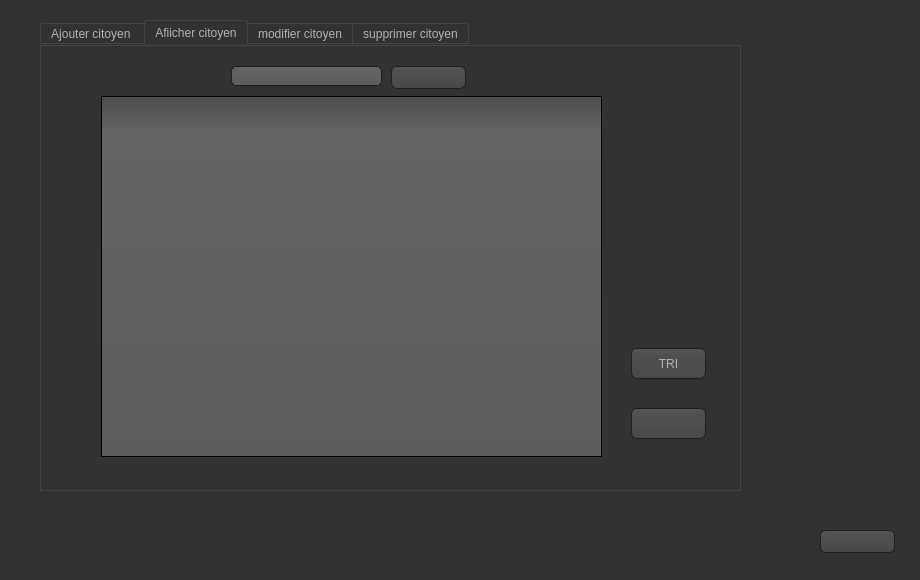
<?xml version="1.0" encoding="UTF-8"?>
<ui version="4.0">
 <class>Crud_citoyen</class>
 <widget class="QDialog" name="Crud_citoyen">
  <property name="geometry">
   <rect>
    <x>0</x>
    <y>0</y>
    <width>920</width>
    <height>580</height>
   </rect>
  </property>
  <property name="windowTitle">
   <string>Dialog</string>
  </property>
  <property name="styleSheet">
   <string notr="true">

QWidget
{
    color: #b1b1b1;
    background-color: #323232;
}

QWidget:item:hover
{
    background-color: QLinearGradient( x1: 0, y1: 0, x2: 0, y2: 1, stop: 0 #ffa02f, stop: 1 #ca0619);
    color: #000000;
}

QWidget:item:selected
{
    background-color: QLinearGradient( x1: 0, y1: 0, x2: 0, y2: 1, stop: 0 #ffa02f, stop: 1 #d7801a);
}

QMenuBar::item
{
    background: transparent;
}

QMenuBar::item:selected
{
    background: transparent;
    border: 1px solid #ffaa00;
}

QMenuBar::item:pressed
{
    background: #444;
    border: 1px solid #000;
    background-color: QLinearGradient(
        x1:0, y1:0,
        x2:0, y2:1,
        stop:1 #212121,
        stop:0.4 #343434/*,
        stop:0.2 #343434,
        stop:0.1 #ffaa00*/
    );
    margin-bottom:-1px;
    padding-bottom:1px;
}

QMenu
{
    border: 1px solid #000;
}

QMenu::item
{
    padding: 2px 20px 2px 20px;
}

QMenu::item:selected
{
    color: #000000;
}

QWidget:disabled
{
    color: #404040;
    background-color: #323232;
}

QAbstractItemView
{
    background-color: QLinearGradient( x1: 0, y1: 0, x2: 0, y2: 1, stop: 0 #4d4d4d, stop: 0.1 #646464, stop: 1 #5d5d5d);
}

QWidget:focus
{
    /*border: 2px solid QLinearGradient( x1: 0, y1: 0, x2: 0, y2: 1, stop: 0 #ffa02f, stop: 1 #d7801a);*/
}

QLineEdit
{
    background-color: QLinearGradient( x1: 0, y1: 0, x2: 0, y2: 1, stop: 0 #4d4d4d, stop: 0 #646464, stop: 1 #5d5d5d);
    padding: 1px;
    border-style: solid;
    border: 1px solid #1e1e1e;
    border-radius: 5;
}

QPushButton
{
    color: #b1b1b1;
    background-color: QLinearGradient( x1: 0, y1: 0, x2: 0, y2: 1, stop: 0 #565656, stop: 0.1 #525252, stop: 0.5 #4e4e4e, stop: 0.9 #4a4a4a, stop: 1 #464646);
    border-width: 1px;
    border-color: #1e1e1e;
    border-style: solid;
    border-radius: 6;
    padding: 3px;
    font-size: 12px;
    padding-left: 5px;
    padding-right: 5px;
}

QPushButton:pressed
{
    background-color: QLinearGradient( x1: 0, y1: 0, x2: 0, y2: 1, stop: 0 #2d2d2d, stop: 0.1 #2b2b2b, stop: 0.5 #292929, stop: 0.9 #282828, stop: 1 #252525);
}

QComboBox
{
    selection-background-color: #ffaa00;
    background-color: QLinearGradient( x1: 0, y1: 0, x2: 0, y2: 1, stop: 0 #565656, stop: 0.1 #525252, stop: 0.5 #4e4e4e, stop: 0.9 #4a4a4a, stop: 1 #464646);
    border-style: solid;
    border: 1px solid #1e1e1e;
    border-radius: 5;
}

QComboBox:hover,QPushButton:hover
{
    border: 2px solid QLinearGradient( x1: 0, y1: 0, x2: 0, y2: 1, stop: 0 #ffa02f, stop: 1 #d7801a);
}


QComboBox:on
{
    padding-top: 3px;
    padding-left: 4px;
    background-color: QLinearGradient( x1: 0, y1: 0, x2: 0, y2: 1, stop: 0 #2d2d2d, stop: 0.1 #2b2b2b, stop: 0.5 #292929, stop: 0.9 #282828, stop: 1 #252525);
    selection-background-color: #ffaa00;
}

QComboBox QAbstractItemView
{
    border: 2px solid darkgray;
    selection-background-color: QLinearGradient( x1: 0, y1: 0, x2: 0, y2: 1, stop: 0 #ffa02f, stop: 1 #d7801a);
}

QComboBox::drop-down
{
     subcontrol-origin: padding;
     subcontrol-position: top right;
     width: 15px;

     border-left-width: 0px;
     border-left-color: darkgray;
     border-left-style: solid; /* just a single line */
     border-top-right-radius: 3px; /* same radius as the QComboBox */
     border-bottom-right-radius: 3px;
 }

QComboBox::down-arrow
{
     image: url(:/down_arrow.png);
}

QGroupBox:focus
{
border: 2px solid QLinearGradient( x1: 0, y1: 0, x2: 0, y2: 1, stop: 0 #ffa02f, stop: 1 #d7801a);
}

QTextEdit:focus
{
    border: 2px solid QLinearGradient( x1: 0, y1: 0, x2: 0, y2: 1, stop: 0 #ffa02f, stop: 1 #d7801a);
}

QScrollBar:horizontal {
     border: 1px solid #222222;
     background: QLinearGradient( x1: 0, y1: 0, x2: 0, y2: 1, stop: 0.0 #121212, stop: 0.2 #282828, stop: 1 #484848);
     height: 7px;
     margin: 0px 16px 0 16px;
}

QScrollBar::handle:horizontal
{
      background: QLinearGradient( x1: 0, y1: 0, x2: 1, y2: 0, stop: 0 #ffa02f, stop: 0.5 #d7801a, stop: 1 #ffa02f);
      min-height: 20px;
      border-radius: 2px;
}

QScrollBar::add-line:horizontal {
      border: 1px solid #1b1b19;
      border-radius: 2px;
      background: QLinearGradient( x1: 0, y1: 0, x2: 1, y2: 0, stop: 0 #ffa02f, stop: 1 #d7801a);
      width: 14px;
      subcontrol-position: right;
      subcontrol-origin: margin;
}

QScrollBar::sub-line:horizontal {
      border: 1px solid #1b1b19;
      border-radius: 2px;
      background: QLinearGradient( x1: 0, y1: 0, x2: 1, y2: 0, stop: 0 #ffa02f, stop: 1 #d7801a);
      width: 14px;
     subcontrol-position: left;
     subcontrol-origin: margin;
}

QScrollBar::right-arrow:horizontal, QScrollBar::left-arrow:horizontal
{
      border: 1px solid black;
      width: 1px;
      height: 1px;
      background: white;
}

QScrollBar::add-page:horizontal, QScrollBar::sub-page:horizontal
{
      background: none;
}

QScrollBar:vertical
{
      background: QLinearGradient( x1: 0, y1: 0, x2: 1, y2: 0, stop: 0.0 #121212, stop: 0.2 #282828, stop: 1 #484848);
      width: 7px;
      margin: 16px 0 16px 0;
      border: 1px solid #222222;
}

QScrollBar::handle:vertical
{
      background: QLinearGradient( x1: 0, y1: 0, x2: 0, y2: 1, stop: 0 #ffa02f, stop: 0.5 #d7801a, stop: 1 #ffa02f);
      min-height: 20px;
      border-radius: 2px;
}

QScrollBar::add-line:vertical
{
      border: 1px solid #1b1b19;
      border-radius: 2px;
      background: QLinearGradient( x1: 0, y1: 0, x2: 0, y2: 1, stop: 0 #ffa02f, stop: 1 #d7801a);
      height: 14px;
      subcontrol-position: bottom;
      subcontrol-origin: margin;
}

QScrollBar::sub-line:vertical
{
      border: 1px solid #1b1b19;
      border-radius: 2px;
      background: QLinearGradient( x1: 0, y1: 0, x2: 0, y2: 1, stop: 0 #d7801a, stop: 1 #ffa02f);
      height: 14px;
      subcontrol-position: top;
      subcontrol-origin: margin;
}

QScrollBar::up-arrow:vertical, QScrollBar::down-arrow:vertical
{
      border: 1px solid black;
      width: 1px;
      height: 1px;
      background: white;
}


QScrollBar::add-page:vertical, QScrollBar::sub-page:vertical
{
      background: none;
}

QTextEdit
{
    background-color: #242424;
}

QPlainTextEdit
{
    background-color: #242424;
}

QHeaderView::section
{
    background-color: QLinearGradient(x1:0, y1:0, x2:0, y2:1, stop:0 #616161, stop: 0.5 #505050, stop: 0.6 #434343, stop:1 #656565);
    color: white;
    padding-left: 4px;
    border: 1px solid #6c6c6c;
}

QCheckBox:disabled
{
color: #414141;
}

QDockWidget::title
{
    text-align: center;
    spacing: 3px; /* spacing between items in the tool bar */
    background-color: QLinearGradient(x1:0, y1:0, x2:0, y2:1, stop:0 #323232, stop: 0.5 #242424, stop:1 #323232);
}

QDockWidget::close-button, QDockWidget::float-button
{
    text-align: center;
    spacing: 1px; /* spacing between items in the tool bar */
    background-color: QLinearGradient(x1:0, y1:0, x2:0, y2:1, stop:0 #323232, stop: 0.5 #242424, stop:1 #323232);
}

QDockWidget::close-button:hover, QDockWidget::float-button:hover
{
    background: #242424;
}

QDockWidget::close-button:pressed, QDockWidget::float-button:pressed
{
    padding: 1px -1px -1px 1px;
}

QMainWindow::separator
{
    background-color: QLinearGradient(x1:0, y1:0, x2:0, y2:1, stop:0 #161616, stop: 0.5 #151515, stop: 0.6 #212121, stop:1 #343434);
    color: white;
    padding-left: 4px;
    border: 1px solid #4c4c4c;
    spacing: 3px; /* spacing between items in the tool bar */
}

QMainWindow::separator:hover
{

    background-color: QLinearGradient(x1:0, y1:0, x2:0, y2:1, stop:0 #d7801a, stop:0.5 #b56c17 stop:1 #ffa02f);
    color: white;
    padding-left: 4px;
    border: 1px solid #6c6c6c;
    spacing: 3px; /* spacing between items in the tool bar */
}

QToolBar::handle
{
     spacing: 3px; /* spacing between items in the tool bar */
     background: url(:/images/handle.png);
}

QMenu::separator
{
    height: 2px;
    background-color: QLinearGradient(x1:0, y1:0, x2:0, y2:1, stop:0 #161616, stop: 0.5 #151515, stop: 0.6 #212121, stop:1 #343434);
    color: white;
    padding-left: 4px;
    margin-left: 10px;
    margin-right: 5px;
}

QProgressBar
{
    border: 2px solid grey;
    border-radius: 5px;
    text-align: center;
}

QProgressBar::chunk
{
    background-color: #d7801a;
    width: 2.15px;
    margin: 0.5px;
}

QTabBar::tab {
    color: #b1b1b1;
    border: 1px solid #444;
    border-bottom-style: none;
    background-color: #323232;
    padding-left: 10px;
    padding-right: 10px;
    padding-top: 3px;
    padding-bottom: 2px;
    margin-right: -1px;
}

QTabWidget::pane {
    border: 1px solid #444;
    top: 1px;
}

QTabBar::tab:last
{
    margin-right: 0; /* the last selected tab has nothing to overlap with on the right */
    border-top-right-radius: 3px;
}

QTabBar::tab:first:!selected
{
 margin-left: 0px; /* the last selected tab has nothing to overlap with on the right */


    border-top-left-radius: 3px;
}

QTabBar::tab:!selected
{
    color: #b1b1b1;
    border-bottom-style: solid;
    margin-top: 3px;
    background-color: QLinearGradient(x1:0, y1:0, x2:0, y2:1, stop:1 #212121, stop:.4 #343434);
}

QTabBar::tab:selected
{
    border-top-left-radius: 3px;
    border-top-right-radius: 3px;
    margin-bottom: 0px;
}

QTabBar::tab:!selected:hover
{
    /*border-top: 2px solid #ffaa00;
    padding-bottom: 3px;*/
    border-top-left-radius: 3px;
    border-top-right-radius: 3px;
    background-color: QLinearGradient(x1:0, y1:0, x2:0, y2:1, stop:1 #212121, stop:0.4 #343434, stop:0.2 #343434, stop:0.1 #ffaa00);
}

QRadioButton::indicator:checked, QRadioButton::indicator:unchecked{
    color: #b1b1b1;
    background-color: #323232;
    border: 1px solid #b1b1b1;
    border-radius: 6px;
}

QRadioButton::indicator:checked
{
    background-color: qradialgradient(
        cx: 0.5, cy: 0.5,
        fx: 0.5, fy: 0.5,
        radius: 1.0,
        stop: 0.25 #ffaa00,
        stop: 0.3 #323232
    );
}

QCheckBox::indicator{
    color: #b1b1b1;
    background-color: #323232;
    border: 1px solid #b1b1b1;
    width: 9px;
    height: 9px;
}

QRadioButton::indicator
{
    border-radius: 6px;
}

QRadioButton::indicator:hover, QCheckBox::indicator:hover
{
    border: 1px solid #ffaa00;
}

QCheckBox::indicator:checked
{
    image:url(:/images/checkbox.png);
}

QCheckBox::indicator:disabled, QRadioButton::indicator:disabled
{
    border: 1px solid #444;
}
</string>
  </property>
  <widget class="QTabWidget" name="tabWidget">
   <property name="geometry">
    <rect>
     <x>40</x>
     <y>20</y>
     <width>701</width>
     <height>471</height>
    </rect>
   </property>
   <property name="currentIndex">
    <number>1</number>
   </property>
   <widget class="QWidget" name="tab">
    <attribute name="title">
     <string>Ajouter citoyen </string>
    </attribute>
    <widget class="QGroupBox" name="groupBox">
     <property name="geometry">
      <rect>
       <x>50</x>
       <y>60</y>
       <width>501</width>
       <height>361</height>
      </rect>
     </property>
     <property name="title">
      <string>Ajout</string>
     </property>
     <widget class="QLabel" name="label">
      <property name="geometry">
       <rect>
        <x>70</x>
        <y>62</y>
        <width>81</width>
        <height>41</height>
       </rect>
      </property>
      <property name="text">
       <string>numero</string>
      </property>
     </widget>
     <widget class="QLabel" name="label_2">
      <property name="geometry">
       <rect>
        <x>70</x>
        <y>162</y>
        <width>81</width>
        <height>41</height>
       </rect>
      </property>
      <property name="text">
       <string>nom</string>
      </property>
     </widget>
     <widget class="QLabel" name="label_3">
      <property name="geometry">
       <rect>
        <x>70</x>
        <y>270</y>
        <width>71</width>
        <height>41</height>
       </rect>
      </property>
      <property name="text">
       <string>prenon</string>
      </property>
     </widget>
     <widget class="QLineEdit" name="le_numero">
      <property name="geometry">
       <rect>
        <x>220</x>
        <y>70</y>
        <width>113</width>
        <height>20</height>
       </rect>
      </property>
     </widget>
     <widget class="QLineEdit" name="le_nom">
      <property name="geometry">
       <rect>
        <x>220</x>
        <y>180</y>
        <width>113</width>
        <height>20</height>
       </rect>
      </property>
     </widget>
     <widget class="QLineEdit" name="le_prenom">
      <property name="geometry">
       <rect>
        <x>220</x>
        <y>290</y>
        <width>113</width>
        <height>20</height>
       </rect>
      </property>
     </widget>
    </widget>
    <widget class="QPushButton" name="pb_ajouter">
     <property name="geometry">
      <rect>
       <x>580</x>
       <y>210</y>
       <width>75</width>
       <height>41</height>
      </rect>
     </property>
     <property name="text">
      <string/>
     </property>
     <property name="icon">
      <iconset>
       <normaloff>../../tn so/53310.png</normaloff>../../tn so/53310.png</iconset>
     </property>
    </widget>
   </widget>
   <widget class="QWidget" name="tab_2">
    <attribute name="title">
     <string>Afiicher citoyen</string>
    </attribute>
    <widget class="QTableView" name="tab_citoyen">
     <property name="geometry">
      <rect>
       <x>60</x>
       <y>50</y>
       <width>501</width>
       <height>361</height>
      </rect>
     </property>
    </widget>
    <widget class="QLineEdit" name="la_recherche">
     <property name="geometry">
      <rect>
       <x>190</x>
       <y>20</y>
       <width>151</width>
       <height>20</height>
      </rect>
     </property>
    </widget>
    <widget class="QPushButton" name="pb_recherche">
     <property name="geometry">
      <rect>
       <x>350</x>
       <y>20</y>
       <width>75</width>
       <height>23</height>
      </rect>
     </property>
     <property name="text">
      <string/>
     </property>
     <property name="icon">
      <iconset>
       <normaloff>../../tn so/search-vector-icon-png_256686.jpg</normaloff>../../tn so/search-vector-icon-png_256686.jpg</iconset>
     </property>
    </widget>
    <widget class="QPushButton" name="pb_export_pdf">
     <property name="geometry">
      <rect>
       <x>590</x>
       <y>362</y>
       <width>75</width>
       <height>31</height>
      </rect>
     </property>
     <property name="text">
      <string/>
     </property>
     <property name="icon">
      <iconset>
       <normaloff>../../tn so/23935.png</normaloff>../../tn so/23935.png</iconset>
     </property>
    </widget>
    <widget class="QPushButton" name="pb_tri">
     <property name="geometry">
      <rect>
       <x>590</x>
       <y>302</y>
       <width>75</width>
       <height>31</height>
      </rect>
     </property>
     <property name="text">
      <string>TRI</string>
     </property>
    </widget>
   </widget>
   <widget class="QWidget" name="tab_3">
    <attribute name="title">
     <string>modifier citoyen</string>
    </attribute>
    <widget class="QLabel" name="label_5">
     <property name="geometry">
      <rect>
       <x>70</x>
       <y>50</y>
       <width>91</width>
       <height>51</height>
      </rect>
     </property>
     <property name="text">
      <string>entrer numero</string>
     </property>
    </widget>
    <widget class="QLabel" name="label_6">
     <property name="geometry">
      <rect>
       <x>80</x>
       <y>180</y>
       <width>81</width>
       <height>51</height>
      </rect>
     </property>
     <property name="text">
      <string>nouveau nom</string>
     </property>
    </widget>
    <widget class="QLabel" name="label_7">
     <property name="geometry">
      <rect>
       <x>76</x>
       <y>322</y>
       <width>71</width>
       <height>61</height>
      </rect>
     </property>
     <property name="text">
      <string>nouveau prenom</string>
     </property>
    </widget>
    <widget class="QLineEdit" name="Le_numero">
     <property name="geometry">
      <rect>
       <x>260</x>
       <y>70</y>
       <width>113</width>
       <height>20</height>
      </rect>
     </property>
    </widget>
    <widget class="QLineEdit" name="le_nom_2">
     <property name="geometry">
      <rect>
       <x>260</x>
       <y>190</y>
       <width>113</width>
       <height>20</height>
      </rect>
     </property>
    </widget>
    <widget class="QLineEdit" name="le_prenom_2">
     <property name="geometry">
      <rect>
       <x>260</x>
       <y>340</y>
       <width>113</width>
       <height>20</height>
      </rect>
     </property>
    </widget>
    <widget class="QPushButton" name="pb_mofidier">
     <property name="geometry">
      <rect>
       <x>534</x>
       <y>172</y>
       <width>91</width>
       <height>61</height>
      </rect>
     </property>
     <property name="text">
      <string/>
     </property>
     <property name="icon">
      <iconset>
       <normaloff>../../tn so/4561.webp</normaloff>../../tn so/4561.webp</iconset>
     </property>
    </widget>
   </widget>
   <widget class="QWidget" name="tab_4">
    <attribute name="title">
     <string>supprimer citoyen</string>
    </attribute>
    <widget class="QLineEdit" name="le_numero_sup">
     <property name="geometry">
      <rect>
       <x>250</x>
       <y>100</y>
       <width>113</width>
       <height>20</height>
      </rect>
     </property>
    </widget>
    <widget class="QLabel" name="label_4">
     <property name="geometry">
      <rect>
       <x>40</x>
       <y>90</y>
       <width>71</width>
       <height>31</height>
      </rect>
     </property>
     <property name="text">
      <string>numero</string>
     </property>
    </widget>
    <widget class="QPushButton" name="pushButton">
     <property name="geometry">
      <rect>
       <x>430</x>
       <y>220</y>
       <width>75</width>
       <height>41</height>
      </rect>
     </property>
     <property name="text">
      <string/>
     </property>
     <property name="icon">
      <iconset>
       <normaloff>../../../Downloads/edit-delete-3.png</normaloff>../../../Downloads/edit-delete-3.png</iconset>
     </property>
    </widget>
   </widget>
  </widget>
  <widget class="QPushButton" name="pushButton_RetourMenuGestionCit">
   <property name="geometry">
    <rect>
     <x>820</x>
     <y>530</y>
     <width>75</width>
     <height>23</height>
    </rect>
   </property>
   <property name="text">
    <string/>
   </property>
   <property name="icon">
    <iconset>
     <normaloff>../../tn so/50720.png</normaloff>../../tn so/50720.png</iconset>
   </property>
  </widget>
 </widget>
 <resources/>
 <connections/>
</ui>
